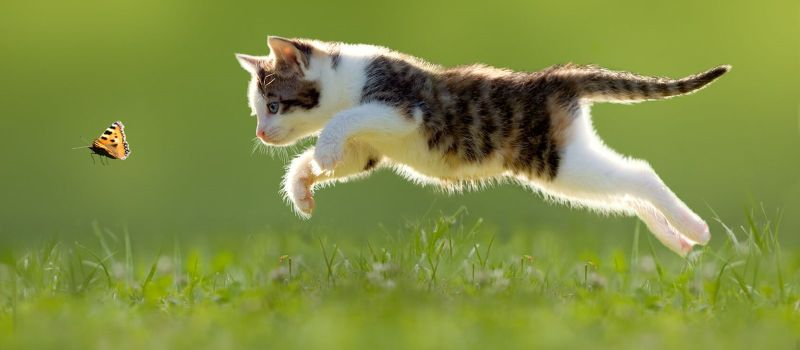
#> input picture lab4/cat.jpg, 800 x 350 px
$ python zad3.py
#> lines starting #> are read from the running program, lines starting #| are printed output that depends on the picture
from skimage.segmentation import active_contour
from skimage.filters import gaussian
import numpy as np
import skimage.color as clr
import matplotlib.pyplot as plt
from skimage import io

cat_img = io.imread('cat.jpg')
#> cat_img is the input picture: shape (350, 800, 3); mean R, G, B 128.8, 142.4, 67.9
copy = cat_img.copy()

#butterfly part

s = np.linspace(0, 2 * np.pi, 400)
x, y = 120 + 70 * np.cos(s), 140 + 70 * np.sin(s)
init = np.array([x, y]).T

butterfly_contour = active_contour(gaussian(copy, sigma = 3), init, alpha = 0.015, beta = 10, gamma = 0.001 / 2)
#> butterfly_contour = 400 pairs, first value 121 to 159.1, second value 90.4 to 126.1

fig, ax = plt.subplots(figsize=(7, 7))
ax.imshow(cat_img, cmap=plt.cm.gray)
ax.plot(init[:, 0], init[:, 1], '--r', lw=3)
ax.plot(butterfly_contour[:, 0], butterfly_contour[:, 1], '-b', lw=3)
ax.set_xticks([]), ax.set_yticks([])
ax.axis([0, cat_img.shape[1], cat_img.shape[0], 0])
plt.show()
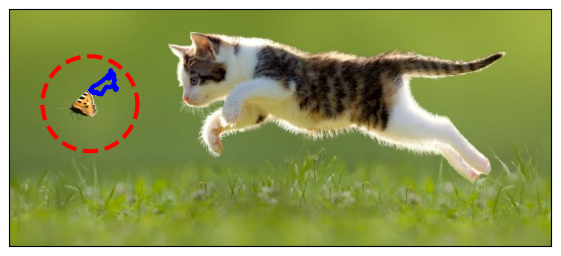
#> figure drawn by matplotlib, 1 panel

#cat part

coords = (450, 115)
eliptoid_size = (250, 160)
x, y = coords[0] + eliptoid_size[0] * np.cos(s), coords[1] + eliptoid_size[1] * np.sin(s)
init = np.array([x,y]).T

oh_hi_mark = active_contour(gaussian(copy, sigma = 3), init, alpha = 0.0015, beta = 0.001, gamma = 0.00005)
#> oh_hi_mark = 400 pairs, first value 242.7 to 511.6, second value -3.01 to 272.1

fig, ax = plt.subplots(figsize=(7, 7))
ax.imshow(cat_img, cmap=plt.cm.gray)
ax.plot(init[:, 0], init[:, 1], '--r', lw=3)
ax.plot(oh_hi_mark[:, 0], oh_hi_mark[:, 1], '-b', lw=3)
ax.set_xticks([]), ax.set_yticks([])
ax.axis([0, cat_img.shape[1], cat_img.shape[0], 0])
plt.show()
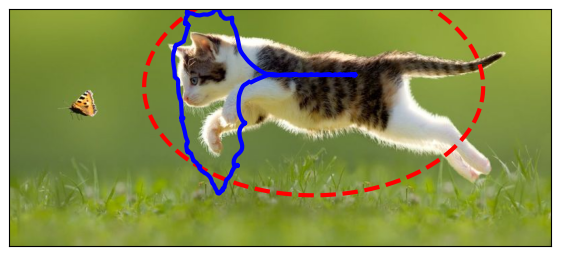
#> figure drawn by matplotlib, 1 panel
